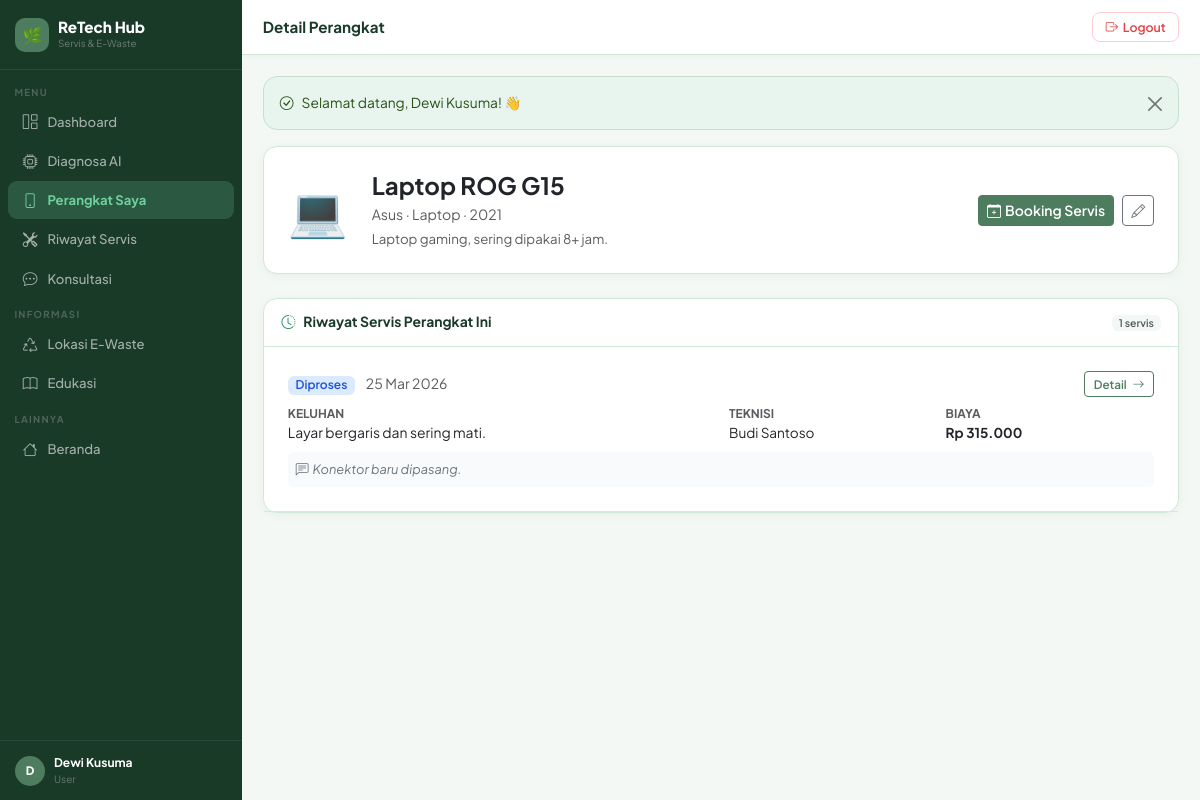
Screenshot of /user/devices/show.php?id=1 (signed in) with the database file from the repository.
### tables this page shows
CREATE TABLE IF NOT EXISTS users (
    id INT AUTO_INCREMENT PRIMARY KEY,
    name VARCHAR(255) NOT NULL,
    email VARCHAR(255) UNIQUE NOT NULL,
    password VARCHAR(255) NOT NULL,
    role ENUM('user','technician','admin') DEFAULT 'user',
    phone VARCHAR(20) NULL,
    address TEXT NULL,
    latitude DECIMAL(10,7) NULL,    
    longitude DECIMAL(10,7) NULL,
    created_at TIMESTAMP DEFAULT CURRENT_TIMESTAMP,
    updated_at TIMESTAMP DEFAULT CURRENT_TIMESTAMP ON UPDATE CURRENT_TIMESTAMP
);

CREATE TABLE IF NOT EXISTS devices (
    id INT AUTO_INCREMENT PRIMARY KEY,
    user_id INT NOT NULL,
    device_name VARCHAR(255) NOT NULL,
    device_type VARCHAR(100) NOT NULL,
    brand VARCHAR(100) NOT NULL,
    purchase_year YEAR NULL,
    description TEXT NULL,
    created_at TIMESTAMP DEFAULT CURRENT_TIMESTAMP,
    updated_at TIMESTAMP DEFAULT CURRENT_TIMESTAMP ON UPDATE CURRENT_TIMESTAMP,
    FOREIGN KEY (user_id) REFERENCES users(id) ON DELETE CASCADE
);

CREATE TABLE IF NOT EXISTS service_requests (
    id INT AUTO_INCREMENT PRIMARY KEY,
    device_id INT NOT NULL,
    technician_id INT NULL,
    complaint TEXT NOT NULL,
    diagnosis TEXT NULL,
    service_date DATE NOT NULL,
    service_type ENUM('home_visit','bring_in') DEFAULT 'bring_in',
    status ENUM('menunggu','diproses','selesai','tidak_bisa_diperbaiki') DEFAULT 'menunggu',
     
    customer_address TEXT NULL,            
    customer_lat DECIMAL(10,7) NULL,
    customer_lng DECIMAL(10,7) NULL,
    distance_km DECIMAL(6,2) NULL,         
     
    service_cost DECIMAL(10,2) NULL,       
    transport_fee DECIMAL(10,2) DEFAULT 0, 
    app_fee DECIMAL(10,2) DEFAULT 0,       
    total_cost DECIMAL(10,2) NULL,         
    cost DECIMAL(10,2) NULL,               
    notes TEXT NULL,
    payment_method VARCHAR(50) DEFAULT 'COD',
     
    warranty_days INT DEFAULT 0,
    warranty_notes VARCHAR(255) NULL,
    warranty_until DATE NULL,
     
    rating_by_user TINYINT NULL,
    rating_note VARCHAR(255) NULL,
    created_at TIMESTAMP DEFAULT CURRENT_TIMESTAMP,
    updated_at TIMESTAMP DEFAULT CURRENT_TIMESTAMP ON UPDATE CURRENT_TIMESTAMP,
    FOREIGN KEY (device_id) REFERENCES devices(id) ON DELETE CASCADE,
    FOREIGN KEY (technician_id) REFERENCES technicians(id) ON DELETE SET NULL
);

### user/devices/show.php (the view, shortened to what this page needs)
<?php
require_once __DIR__ . '/../../includes/functions.php';
require_once __DIR__ . '/../../includes/layout.php';
$pdo = getDB();
$id  = (int)get('id');
$uid = $_SESSION['user_id'];
$stmt = $pdo->prepare("SELECT * FROM devices WHERE id=? AND user_id=?");
$stmt->execute([$id, $uid]);
$device = $stmt->fetch();
$hist = $pdo->prepare("SELECT sr.*, u.name AS tech_name, t.lokasi AS tech_lokasi
    FROM service_requests sr
    LEFT JOIN technicians t ON sr.technician_id=t.id
    LEFT JOIN users u ON t.user_id=u.id
    WHERE sr.device_id=? ORDER BY sr.created_at DESC");
$hist->execute([$id]);
$history = $hist->fetchAll();
pageHeader($device['device_name'], 'Detail Perangkat');
?>
<div class="card mb-4">
    <div class="card-body p-4">
        <div class="d-flex align-items-center gap-4">
            <div style="font-size:3rem;"><?= deviceEmoji($device['device_type']) ?></div>
            <div class="flex-grow-1">
                <h4 style="font-weight:700;margin-bottom:.25rem;"><?= e($device['device_name']) ?></h4>
                <div class="text-muted" style="font-size:.88rem;">
                    <?= e($device['brand']) ?> · <?= e($device['device_type']) ?>
                    <?php if ($device['purchase_year']): ?> · <?= $device['purchase_year'] ?><?php endif; ?>
                </div>
                <?php if ($device['description']): ?>
                <p class="text-muted mt-1 mb-0" style="font-size:.83rem;"><?= e($device['description']) ?></p>
                <?php endif; ?>
            </div>
            <div class="d-flex gap-2">
                <a href="<?= BASE_URL ?>/user/service/create.php?device_id=<?= $device['id'] ?>" class="btn btn-primary btn-sm">
                    <i class="bi bi-calendar-plus me-1"></i>Booking Servis
                </a>
                <a href="edit.php?id=<?= $device['id'] ?>" class="btn btn-outline-secondary btn-sm"><i class="bi bi-pencil"></i></a>
            </div>
        </div>
    </div>
</div>
<div class="card">
    <div class="card-header d-flex justify-content-between align-items-center">
        <span><i class="bi bi-clock-history me-2 text-success"></i>Riwayat Servis Perangkat Ini</span>
        <span class="badge bg-light text-muted"><?= count($history) ?> servis</span>
    </div>
    <div class="card-body p-0">
        <?php if (empty($history)): ?>
        <div class="text-center py-5 text-muted">
            <i class="bi bi-clipboard-x display-4 d-block mb-3 opacity-25"></i>
            <p class="mb-2">Belum ada riwayat servis untuk perangkat ini.</p>
            <a href="<?= BASE_URL ?>/user/service/create.php?device_id=<?= $device['id'] ?>" class="btn btn-primary btn-sm">Booking Servis Sekarang</a>
        </div>
        <?php else: foreach ($history as $s): ?>
        <div class="p-4 border-bottom">
            <div class="d-flex justify-content-between align-items-start mb-2">
                <div>
                    <span class="badge bg-<?= statusBadge($s['status']) ?> me-2"><?= statusLabel($s['status']) ?></span>
                    <small class="text-muted"><?= tglIndo($s['service_date']) ?></small>
                </div>
                <a href="<?= BASE_URL ?>/user/service/show.php?id=<?= $s['id'] ?>" class="btn btn-sm btn-outline-primary" style="font-size:.73rem;padding:.2rem .55rem;">
                    Detail <i class="bi bi-arrow-right ms-1"></i>
                </a>
            </div>
            <div class="row g-3">
                <div class="col-md-6">
                    <div class="text-muted" style="font-size:.75rem;font-weight:700;text-transform:uppercase;">Keluhan</div>
                    <p class="mb-0" style="font-size:.87rem;"><?= e($s['complaint']) ?></p>
                </div>
                <div class="col-md-6">
                    <div class="row g-2">
                        <div class="col-6">
                            <div class="text-muted" style="font-size:.75rem;font-weight:700;text-transform:uppercase;">Teknisi</div>
                            <p class="mb-0" style="font-size:.85rem;"><?= e($s['tech_name'] ?? '-') ?></p>
                        </div>
                        <div class="col-6">
                            <div class="text-muted" style="font-size:.75rem;font-weight:700;text-transform:uppercase;">Biaya</div>
                            <p class="mb-0 fw-bold" style="font-size:.85rem;"><?= $s['cost'] ? rupiah($s['cost']) : '-' ?></p>
                        </div>
                    </div>
                </div>
            </div>
            <?php if ($s['notes']): ?>
            <div class="mt-2 p-2 rounded" style="background:#F8FAFB;font-size:.8rem;color:#6C757D;">
                <i class="bi bi-chat-left-text me-1"></i><em><?= e($s['notes']) ?></em>
            </div>
            <?php endif; ?>
        </div>
        <?php endforeach; endif; ?>
    </div>
</div>
<?php pageFooter(); ?>

### includes/layout.php (shortened to what this page needs)
<?php
function pageHeader(string $title = 'Dashboard', string $pageTitle = ''): void {
    $user   = currentUser();
    $role   = $_SESSION['user_role'] ?? '';
    $active = $_SERVER['PHP_SELF'];
    $base   = BASE_URL;
?>
<!DOCTYPE html>
<html lang="id">
<head>
    <link href="https://cdn.jsdelivr.net/npm/bootstrap@5.3.2/dist/css/bootstrap.min.css" rel="stylesheet">
    <link href="https://cdn.jsdelivr.net/npm/bootstrap-icons@1.11.3/font/bootstrap-icons.min.css" rel="stylesheet">
</head>
<body>
<aside class="sidebar" id="sidebar">
    <div class="sb-brand">
        <div class="lbox">🌿</div>
        <div>
            <div class="bname">ReTech Hub</div>
            <div class="bsub">Servis &amp; E-Waste</div>
        </div>
    </div>
    <nav class="sb-nav">
        <?php if ($role === 'admin'): ?>
            <div class="sb-sec">Manajemen</div>
            <a href="<?= $base ?>/admin/dashboard.php" <?= str_contains($active,'admin/dashboard') ? 'class="active"' : '' ?>><i class="bi bi-grid-1x2"></i> Dashboard</a>
            <a href="<?= $base ?>/admin/users/index.php" <?= str_contains($active,'admin/users') ? 'class="active"' : '' ?>><i class="bi bi-people"></i> Kelola User</a>
            <a href="<?= $base ?>/admin/services.php" <?= str_contains($active,'admin/services') ? 'class="active"' : '' ?>><i class="bi bi-tools"></i> Semua Servis</a>
            <a href="<?= $base ?>/admin/technician_verify.php" <?= str_contains($active,'technician_verify') ? 'class="active"' : '' ?>><i class="bi bi-shield-check"></i> Verifikasi Teknisi</a>
            <a href="<?= $base ?>/admin/settings.php" <?= str_contains($active,'admin/settings') ? 'class="active"' : '' ?>><i class="bi bi-gear"></i> Pengaturan</a>
            <div class="sb-sec">Konten</div>
            <a href="<?= $base ?>/admin/ewaste/index.php" <?= str_contains($active,'admin/ewaste') ? 'class="active"' : '' ?>><i class="bi bi-recycle"></i> Lokasi E-Waste</a>
            <a href="<?= $base ?>/admin/articles/index.php" <?= str_contains($active,'admin/articles') ? 'class="active"' : '' ?>><i class="bi bi-journal-text"></i> Artikel</a>
        <?php else: ?>
            <div class="sb-sec">Menu</div>
            <a href="<?= $base ?>/user/dashboard.php" <?= str_contains($active,'user/dashboard') ? 'class="active"' : '' ?>><i class="bi bi-grid-1x2"></i> Dashboard</a>
            <a href="<?= $base ?>/diagnosis/index.php" <?= str_contains($active,'diagnosis') ? 'class="active"' : '' ?>><i class="bi bi-cpu"></i> Diagnosa AI</a>
            <a href="<?= $base ?>/user/devices/index.php" <?= str_contains($active,'user/devices') ? 'class="active"' : '' ?>><i class="bi bi-phone"></i> Perangkat Saya</a>
            <a href="<?= $base ?>/user/service/index.php" <?= str_contains($active,'user/service') ? 'class="active"' : '' ?>><i class="bi bi-tools"></i> Riwayat Servis</a>
            <a href="<?= $base ?>/user/chat/index.php" <?= str_contains($active,'user/chat') ? 'class="active"' : '' ?>><i class="bi bi-chat-dots"></i> Konsultasi</a>
            <div class="sb-sec">Informasi</div>
            <a href="<?= $base ?>/ewaste/index.php"><i class="bi bi-recycle"></i> Lokasi E-Waste</a>
            <a href="<?= $base ?>/articles/index.php"><i class="bi bi-book"></i> Edukasi</a>
        <?php endif; ?>
        <div class="sb-sec">Lainnya</div>
        <a href="<?= $base ?>/index.php"><i class="bi bi-house"></i> Beranda</a>
    </nav>
    <?php if ($user): ?>
    <div class="sb-user">
        <div class="av"><?= strtoupper(substr($user['name'] ?? 'U', 0, 1)) ?></div>
        <div>
            <div class="un"><?= htmlspecialchars($user['name'] ?? '') ?></div>
            <div class="ur"><?= ucfirst($role) ?></div>
        </div>
    </div>
    <?php endif; ?>
</aside>
<div class="main">
    <div class="topbar">
        <div class="d-flex align-items-center gap-2">
            <span class="ptitle"><?= htmlspecialchars($pageTitle ?: $title) ?></span>
        </div>
        <form method="POST" action="<?= $base ?>/logout.php" class="m-0">
            <button type="submit" class="btn-lo">
                <i class="bi bi-box-arrow-right"></i> Logout
            </button>
        </form>
    </div>
    <div class="page-body">
<?php
}
function pageFooter(): void {
    echo '</div></div>';
    echo '</body></html>';
}

### includes/layout.php (style rules this page uses)
:root { --sage: #4D7C5F; --sage-dk: #2D5016; --sage-lt: #E8F5EE; --sage-md: #C5E0CF; --mint: #6FCF9E; --forest: #1A3A28; --cream: #FAFDF8; --sand: #F4F8F5; --border: #D0E8D8; --txt: #1A3A28; --muted: #6B8F78; --white: #FFFFFF; --shadow: 0 2px 10px rgba(77,124,95,.08); --r: 14px; }
* { font-family: 'Plus Jakarta Sans', sans-serif; box-sizing: border-box; }
body { background: var(--sand); color: var(--txt); margin: 0; }
.sidebar { width: 242px; min-height: 100vh; background: var(--forest); position: fixed; top: 0; left: 0; z-index: 1000; display: flex; flex-direction: column; transition: transform .3s; }
.sb-brand { padding: 1.1rem .95rem; border-bottom: 1px solid rgba(255,255,255,.08); display: flex; align-items: center; gap: .55rem; }
.sb-brand .lbox { width: 34px; height: 34px; background: var(--sage); border-radius: 10px; display: flex; align-items: center; justify-content: center; font-size: 1rem; flex-shrink: 0; }
.sb-brand .bname { color: #fff; font-size: .95rem; font-weight: 800; line-height: 1.1; }
.sb-brand .bsub { color: rgba(255,255,255,.35); font-size: .61rem; }
.sb-nav { padding: .35rem 0; flex: 1; overflow-y: auto; }
.sb-sec { padding: .55rem .9rem .18rem; font-size: .6rem; font-weight: 700; text-transform: uppercase; letter-spacing: 1.3px; color: rgba(255,255,255,.22); }
.sb-nav a { display: flex; align-items: center; gap: .55rem; padding: .52rem .85rem; margin: .03rem .5rem; color: rgba(255,255,255,.6); text-decoration: none; font-size: .82rem; font-weight: 500; border-radius: 9px; transition: .15s; }
.sb-nav a i { font-size: .92rem; width: 17px; text-align: center; flex-shrink: 0; }
.sb-nav a.active { background: rgba(111,207,158,.2); color: var(--mint); font-weight: 700; }
.sb-nav a.active i { color: var(--mint); }
.sb-user { padding: .8rem .95rem; border-top: 1px solid rgba(255,255,255,.07); display: flex; align-items: center; gap: .55rem; }
.av { width: 30px; height: 30px; background: var(--sage); border-radius: 50%; display: flex; align-items: center; justify-content: center; color: #fff; font-weight: 800; font-size: .73rem; flex-shrink: 0; }
.un { color: #fff; font-size: .75rem; font-weight: 700; }
.ur { color: rgba(255,255,255,.32); font-size: .63rem; }
.main { margin-left: 242px; min-height: 100vh; }
.topbar { background: var(--white); padding: .78rem 1.3rem; border-bottom: 1px solid var(--border); display: flex; align-items: center; justify-content: space-between; position: sticky; top: 0; z-index: 100; box-shadow: 0 1px 4px rgba(77,124,95,.06); }
.ptitle { font-weight: 700; font-size: .95rem; color: var(--txt); margin: 0; }
.btn-lo { background: transparent; border: 1.5px solid #FECDD3; color: #E53E3E; border-radius: 8px; padding: .27rem .78rem; font-size: .77rem; font-weight: 600; cursor: pointer; transition: .15s; display: flex; align-items: center; gap: .3rem; }
.page-body { padding: 1.3rem; }
.card { border: 1px solid var(--border); border-radius: var(--r); box-shadow: var(--shadow); background: var(--white); }
.card-header { background: transparent; border-bottom: 1px solid var(--border); padding: .82rem 1.1rem; font-weight: 700; font-size: .87rem; color: var(--txt); }
.card-body { padding: 1.1rem; }
.btn-primary, .btn-primary:focus { background: var(--sage); border-color: var(--sage); color: #fff; font-weight: 600; }
.btn-outline-primary { color: var(--sage); border-color: var(--sage); font-weight: 600; }
.badge { font-weight: 600; border-radius: 6px; padding: .3em .65em; }
.bg-info { background: #DBEAFE !important; color: #1D4ED8 !important; }
.bg-light { background: var(--sand) !important; }

### rows the page displays
users: name "D", name "Dewi Kusuma"
devices: device_type "💻", device_name "Laptop ROG G15", brand "Asus", device_type "Laptop", purchase_year "2021", description "Laptop gaming, sering dipakai 8+ jam."
service_requests: status "Diproses", service_date "25 Mar 2026", complaint "Layar bergaris dan sering mati.", users.name "Budi Santoso", cost "Rp 315.000", notes "Konektor baru dipasang."

### other values shown
$role "User"
$pageTitle ?: $title "Detail Perangkat"
$flash['msg'] "Selamat datang, Dewi Kusuma! 👋"
count($history) "1"
